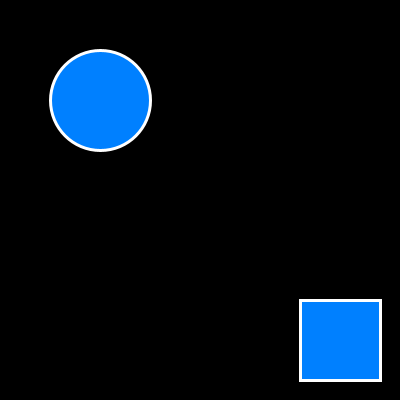
Frame 1 (no input)
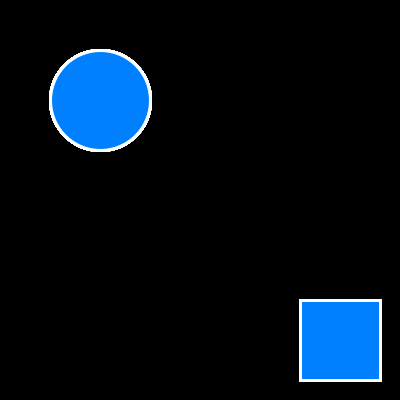
Frame 60 (the mouse pressed at the canvas centre just before this capture)
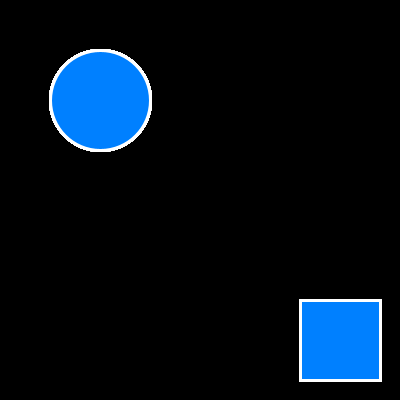
Frame 120 (the mouse held since frame 60 and released just before this capture)

The Processing sketch that drew these frames (run headless with seeded random() and noise(); from frame 60 on, the mouse is pressed at the canvas centre):

// Processing sketch: processing_84295
// ── processing_84295.pde

color strokeColor, fillColor;
PVector posA, posB;
PVector sizeA, sizeB;

void setup()
{
  strokeColor = color(255,255,255);
  fillColor = color(0,128,255);
  posA = new PVector(100,100);
  posB = new PVector(300,300);
  sizeA = new PVector(100,100);
  sizeB = new PVector(80,80);
  color bgColor = color(0,0,0);
  
  size(400,400);
  background(bgColor);
}

void draw()
{
  int lineSize = 3;
  drawEllipse(strokeColor, lineSize, fillColor, posA, sizeA);
  drawRectangle(strokeColor, lineSize, fillColor, posB, sizeB);  
}

void drawEllipse(color strClr, int strWeight, color flClr, PVector elPos, PVector elSize)
{
  stroke(strClr);
  strokeWeight(strWeight);
  fill(flClr);
  ellipse(elPos.x, elPos.y, elSize.x, elSize.y);  
}

void drawRectangle(color strClr, int strWeight, color flClr, PVector rectPos, PVector rectSize)
{
  stroke(strClr);
  strokeWeight(strWeight);
  fill(flClr);
  rect(rectPos.x, rectPos.y, rectSize.x, rectSize.y);  
}
